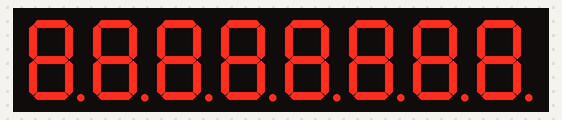
A sketch run on a simulated ESP32. Parts: 8-digit seven-segment display. Wiring (inferred from the names in the program): MAX7219 LED driver: CS GPIO 5. WiFi joins after 1.5 s; servers stay silent unless stated; what the sketch prints to the serial monitor is not drawn.

Above: at 0.1 s.
At 0.6 s:
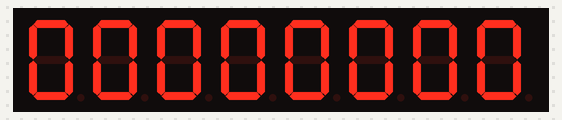

Measured:
- what the display in image 0 shows lasts 0.5 s, from 0.0 s to 0.5 s

The sketch:

SidekiqStatsWatcher.ino
```cpp
/*
 *  Fetch the number of processed jobs from sidekiq stats and display
 *  the number on a 7-segment display.
 */

#include "secrets.h"
#include <WiFi.h>

#include <HTTPClient.h>
#include <WiFiClientSecure.h>

#include <ArduinoJson.h>

//#define DEBUG // turn on debugging statements

#include "src/MAX7219_7Seg/MAX7219_7Seg.h"

MAX7219_7Seg max7219_7Seg;

void setup()
{
  Serial.begin(115200);
  delay(10);

  // initialize the 7-segment display
  Serial.println("\n");
  Serial.print("Setting up 7-setment display... ");

  max7219_7Seg.setup();
  Serial.println("done");

  // connect to a WiFi network
  WiFi.begin(WIFI_SSID, WIFI_PASSWORD);
  Serial.println("\n");
  Serial.print("Waiting for WiFi... ");

  while (WiFi.status() != WL_CONNECTED) { // Wait for the Wi-Fi to connect
    Serial.print(".");
    delay(500);
  }

  Serial.println("");
  Serial.println("WiFi connected");
  Serial.println("IP address: ");
  Serial.println(WiFi.localIP());
}

void loop()
{
  WiFiClientSecure *client = new WiFiClientSecure;
  if(client) {
    client -> setCACert(AWS_CA_CERTIFICATE);

    if ((WiFi.status() == WL_CONNECTED)) { //Check the current connection status
      HTTPClient https;

      https.begin(*client, SIDEKIQ_STATS_URL);
      https.addHeader("Cookie", SIDEKIQ_SESSION_COOKIE);
      int httpsCode = https.GET();

      if (httpsCode > 0) { //Check for the returning code
        String payload = https.getString();

#ifdef DEBUG
        Serial.println(httpsCode);
        Serial.println(payload);
#endif

        DynamicJsonDocument doc(1024);
        DeserializationError error = deserializeJson(doc, payload);
        if(error) {
          Serial.print("deserializeJson() failed: ");
          Serial.print(error.c_str());
          Serial.println(payload);
          return;
        }
        long processed = doc["sidekiq"]["processed"];
        Serial.println(processed);
        max7219_7Seg.update(processed);
      }
      else {
        Serial.println("Error on HTTP request");
      }
      https.end(); //Free the resources
    }
  delay(5000); // wait 5 seconds between next poll
  }
}
```

secrets.template.h
```cpp
 #include <pgmspace.h>

const char WIFI_SSID[] = "";
const char WIFI_PASSWORD[] = "";

// Sidekiq url
const char* SIDEKIQ_STATS_URL = "https://your.domain.com/sidekiq/stats";

// Sidekiq session cookie
const char* SIDEKIQ_SESSION_COOKIE = "" ;

// Amazon Root CA 1
// https://www.amazontrust.com/repository/AmazonRootCA1.pem
static const char AWS_CA_CERTIFICATE[] PROGMEM = R"EOF(
-----BEGIN CERTIFICATE-----
MIIDQTCCAimgAwIBAgITBmyfz5m/jAo54vB4ikPmljZbyjANBgkqhkiG9w0BAQsF
ADA5MQswCQYDVQQGEwJVUzEPMA0GA1UEChMGQW1hem9uMRkwFwYDVQQDExBBbWF6
b24gUm9vdCBDQSAxMB4XDTE1MDUyNjAwMDAwMFoXDTM4MDExNzAwMDAwMFowOTEL
MAkGA1UEBhMCVVMxDzANBgNVBAoTBkFtYXpvbjEZMBcGA1UEAxMQQW1hem9uIFJv
b3QgQ0EgMTCCASIwDQYJKoZIhvcNAQEBBQADggEPADCCAQoCggEBALJ4gHHKeNXj
ca9HgFB0fW7Y14h29Jlo91ghYPl0hAEvrAIthtOgQ3pOsqTQNroBvo3bSMgHFzZM
9O6II8c+6zf1tRn4SWiw3te5djgdYZ6k/oI2peVKVuRF4fn9tBb6dNqcmzU5L/qw
IFAGbHrQgLKm+a/sRxmPUDgH3KKHOVj4utWp+UhnMJbulHheb4mjUcAwhmahRWa6
VOujw5H5SNz/0egwLX0tdHA114gk957EWW67c4cX8jJGKLhD+rcdqsq08p8kDi1L
93FcXmn/6pUCyziKrlA4b9v7LWIbxcceVOF34GfID5yHI9Y/QCB/IIDEgEw+OyQm
jgSubJrIqg0CAwEAAaNCMEAwDwYDVR0TAQH/BAUwAwEB/zAOBgNVHQ8BAf8EBAMC
AYYwHQYDVR0OBBYEFIQYzIU07LwMlJQuCFmcx7IQTgoIMA0GCSqGSIb3DQEBCwUA
A4IBAQCY8jdaQZChGsV2USggNiMOruYou6r4lK5IpDB/G/wkjUu0yKGX9rbxenDI
U5PMCCjjmCXPI6T53iHTfIUJrU6adTrCC2qJeHZERxhlbI1Bjjt/msv0tadQ1wUs
N+gDS63pYaACbvXy8MWy7Vu33PqUXHeeE6V/Uq2V8viTO96LXFvKWlJbYK8U90vv
o/ufQJVtMVT8QtPHRh8jrdkPSHCa2XV4cdFyQzR1bldZwgJcJmApzyMZFo6IQ6XU
5MsI+yMRQ+hDKXJioaldXgjUkK642M4UwtBV8ob2xJNDd2ZhwLnoQdeXeGADbkpy
rqXRfboQnoZsG4q5WTP468SQvvG5
-----END CERTIFICATE-----
)EOF";
```

MAX7219_7Seg.cpp
```cpp
#include <Arduino.h>
#include <SPI.h>

#include "MAX7219_7Seg.h"

void MAX7219_7Seg::setup(void)
{
  pinMode(MAX7219_7Seg::pinSS, OUTPUT);
  SPI.begin();
  // Set the MAX7219 parameters
  sendData(OP_SHUTDOWN, 1);
  sendData(OP_DECODEMODE, 0xff);
  sendData(OP_SCANLIMIT, NUM_DIGITS-1);
  sendData(OP_INTENSITY, 3);

  // turn on all LED for short time
  sendData(OP_DISPLAYTEST, 1);
  delay(500);
  sendData(OP_DISPLAYTEST, 0);

  // initialize the display to 0
  update(0);
}

void MAX7219_7Seg::sendData(uint16_t cmd, uint8_t data)
{
  uint16_t x = (cmd << 8) | data;
  SPI.beginTransaction(SPISettings(8000000, MSBFIRST, SPI_MODE0));
  digitalWrite(pinSS, LOW);
  SPI.transfer16(x);
  digitalWrite(pinSS, HIGH);
  SPI.endTransaction();
}

void MAX7219_7Seg::update(uint32_t n)
{
  for (uint8_t i = 0; i < NUM_DIGITS; i++)
  {
    uint8_t digit = n % 10;
    sendData(OP_DIGIT0 + i, digit);
    n /= 10;
  }
}
```

MAX7219_7Seg.h
```cpp
#pragma once

#include "SPI.h" // SPI Serial Peripheral Interface

/*
 * Core object for MAZ7219_7Seg library
 */
class MAX7219_7Seg
{
  public:
    /*
     * pin out
     *   7-seg board  function  ESP func   VSPI pin  HSPI pin  Meaning
     *   DIN          MOSI      HSPI MOSI  GPIO23    GPIO13    Master Output Slave Input (data output from master)
     *   CS           SS        HSPI CS    GPIO5     GPIO15    Slave Select / Chip Select
     *   CLK          SCLK      HSPI CLK   GPIO18    GPIO14    Serial CLocK
     */
    // Define the number of 7-seg digits
    // in the display. Valid range [1..8]
    const uint8_t NUM_DIGITS = 8;

    // Define the SS pin
    const uint8_t pinSS = 5; // GPIO5

    // Opcodes for the MAX7221 and MAX7219
    const uint16_t OP_NOOP = 0;
    const uint16_t OP_DIGIT0 = 1;
    // note: all OP_DIGITn are +n offsets from OP_DIGIT0
    const uint16_t OP_DIGIT1 = 2;
    const uint16_t OP_DIGIT2 = 3;
    const uint16_t OP_DIGIT3 = 4;
    const uint16_t OP_DIGIT4 = 5;
    const uint16_t OP_DIGIT5 = 6;
    const uint16_t OP_DIGIT6 = 7;
    const uint16_t OP_DIGIT7 = 8;
    const uint16_t OP_DECODEMODE = 9;
    const uint16_t OP_INTENSITY = 10;
    const uint16_t OP_SCANLIMIT = 11;
    const uint16_t OP_SHUTDOWN = 12;
    const uint16_t OP_DISPLAYTEST = 15;

    /*
     * setup to reset display to 0
     */
    void setup(void);

    /*
     * Work out the individual digits to be displayed and show them.
     */
    void update(uint32_t n);

  private:

    /*
     * send a simple command to the MAX7219 using the hardware SPI interface.
     */
     void sendData(uint16_t cmd, uint8_t data);
};
```
